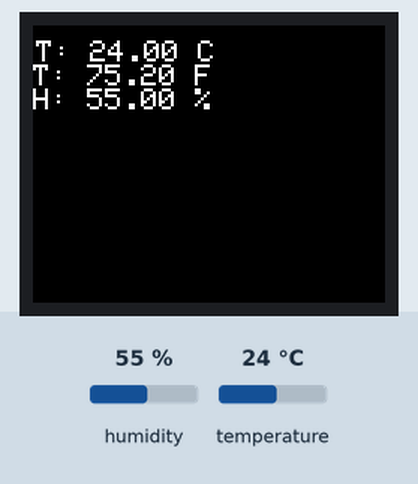
The sketch below on a simulated Arduino Nano, built with avr-gcc and run on an emulated ATmega328P. Shown: 235×185 colour display. The inputs (shaded band) are chosen by the test bench; at power-on: humidity 55 %, temperature 24 °C.

Above: at 1.5 s.
1.6 s: humidity set to 22 %
At 3.3 s:
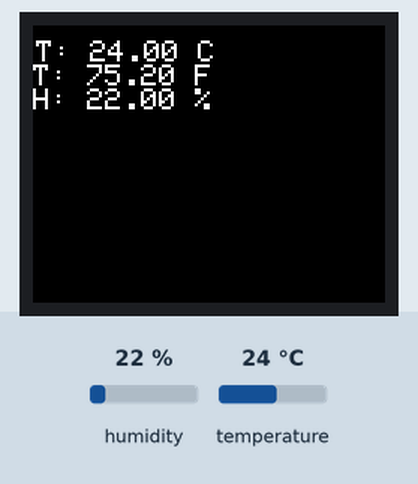
7.1 s: temperature set to 12 °C
At 9.5 s:
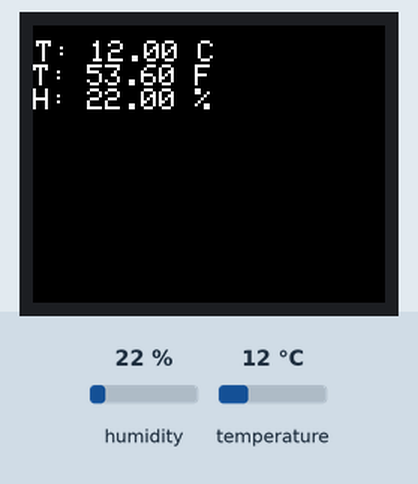
10.4 s: humidity set to 40 %
At 11.8 s:
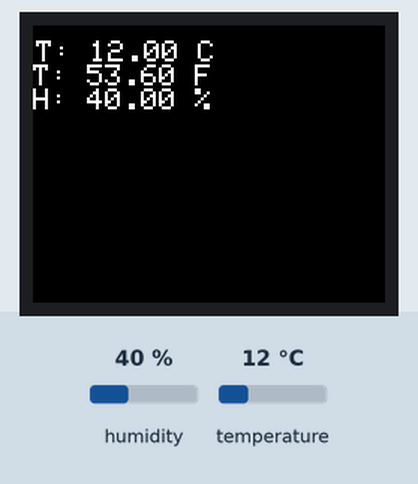
13.2 s: temperature set to 19 °C
At 16.0 s:
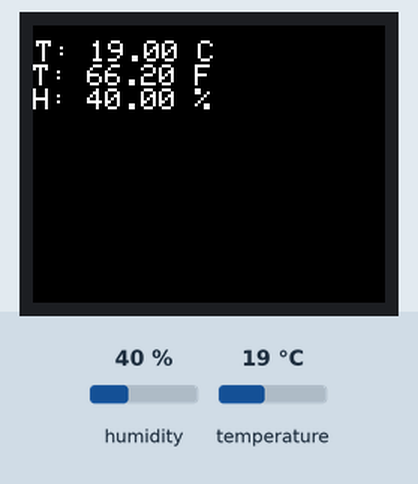
Timing chart, 0 to 17.5 s (numbered marks = the images above; inputs shaded):
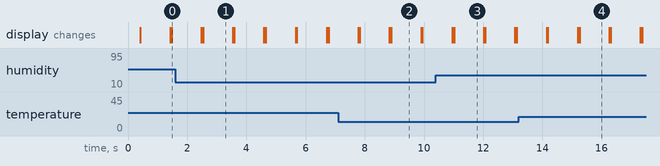

Measured:
- after the input at 1.6 s, the display: first differs from a run without the input after 0.94 s (image 1)
- after the input at 7.1 s, the display: first differs from a run without the input after 1.8 s (image 2)
- after the input at 10.4 s, the display: first differs from a run without the input after 0.62 s (image 3)
- after the input at 13.2 s, the display: first differs from a run without the input after 2.1 s (image 4)
- what the display in image 1 shows lasts 1.0 s, from 2.5 s to 3.5 s

The sketch:

weather_simple.ino
```cpp
// Display wiring to Arduino Nano
// GND -> GND
// VCC -> 5V
// SCL -> D13  (SPI SCK)
// SDA -> D11  (SPI MOSI)
// RST -> D9
// DC  -> D8
// BLK -> 5V   (backlight)
// CS  -> not used / internally tied
// SPI TFT LCD, ST7789-compatible, no CS breakout, custom/nonstandard geometry.

//DHT11
//left pin (S) D2
//middle 5V
//right GND


#include <Adafruit_GFX.h>
#include <Adafruit_ST7789.h>
#include <SPI.h>
#include <DHT.h>

#define TFT_DC   8
#define TFT_RST  9
#define TFT_CS   -1

Adafruit_ST7789 tft = Adafruit_ST7789(TFT_CS, TFT_DC, TFT_RST);

// DHT11
#define DHTPIN 2
#define DHTTYPE DHT11

DHT dht(DHTPIN, DHTTYPE);

void setup() {
  delay(200);
    dht.begin();

  tft.init(235, 185);   // first try
  tft.setRotation(0);

  tft.fillScreen(ST77XX_BLACK);
  tft.setTextColor(ST77XX_WHITE);
  tft.setTextSize(2);
  tft.setCursor(2, 10);
}

void loop() {
  float h = dht.readHumidity();
  float t = dht.readTemperature();
  float f = t * 9.0 / 5.0 + 32;

  //tft.fillScreen(ST77XX_BLACK);   // clear screen
  tft.print("T: ");
  tft.print(t);
  tft.println(" C");
  tft.print("T: ");
  tft.print(f);
  tft.println(" F");
  tft.print("H: ");
  tft.print(h);
  tft.println(" %");
  delay(1000);
  tft.fillScreen(ST77XX_BLACK);
  tft.setTextColor(ST77XX_WHITE);
  tft.setTextSize(2);
  tft.setCursor(2, 10);
}
```
